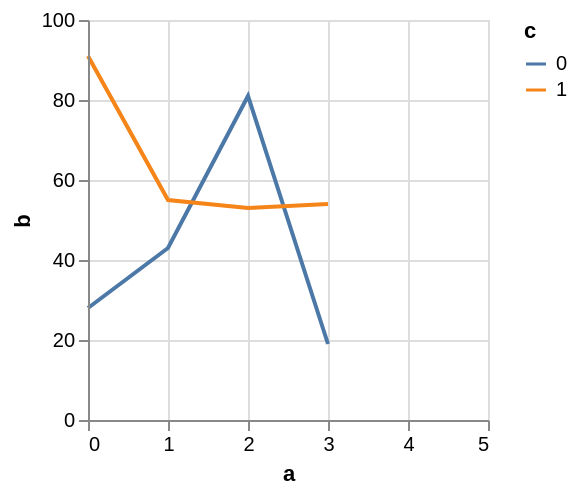

Source (Vega-Lite JSON):
### Vega specification from a JSON file in a GitHub repository (floating-point values rounded to 4 significant figures)
{"$schema": "https://vega.github.io/schema/vega/v5.json", "autosize": "pad", "padding": 5, "width": 200, "height": 200, "style": "cell", "data": [{"name": "source_0", "values": [{"a": 0, "b": 28, "c": 0}, {"a": 0, "b": 91, "c": 1}, {"a": 1, "b": 43, "c": 0}, {"a": 1, "b": 55, "c": 1}, {"a": 2, "b": 81, "c": 0}, {"a": 2, "b": 53, "c": 1}, {"a": 3, "b": 19, "c": 0}]}, {"name": "data_0", "source": "source_0", "transform": [{"type": "impute", "field": "b", "key": "a", "method": "value", "groupby": ["c"], "value": null}, {"type": "window", "as": ["imputed_b_value"], "ops": ["mean"], "fields": ["b"], "frame": [-2, 2], "ignorePeers": false, "groupby": ["c"]}, {"type": "formula", "expr": "datum.b === null ? datum.imputed_b_value : datum.b", "as": "b"}]}], "marks": [{"name": "pathgroup", "type": "group", "from": {"facet": {"name": "faceted_path_main", "data": "data_0", "groupby": ["c"]}}, "encode": {"update": {"width": {"field": {"group": "width"}}, "height": {"field": {"group": "height"}}}}, "marks": [{"name": "marks", "type": "line", "style": ["line"], "sort": {"field": "datum[\"a\"]"}, "from": {"data": "faceted_path_main"}, "encode": {"update": {"stroke": {"scale": "color", "field": "c"}, "tooltip": {"signal": "{\"a\": format(datum[\"a\"], \"\"), \"b\": format(datum[\"b\"], \"\"), \"c\": datum[\"c\"]}"}, "x": {"scale": "x", "field": "a"}, "y": {"scale": "y", "field": "b"}, "defined": {"signal": "datum[\"a\"] !== null && !isNaN(datum[\"a\"]) && datum[\"b\"] !== null && !isNaN(datum[\"b\"])"}}}}]}], "scales": [{"name": "x", "type": "linear", "domain": {"data": "data_0", "field": "a"}, "range": [0, {"signal": "width"}], "nice": 1, "zero": false}, {"name": "y", "type": "linear", "domain": {"data": "data_0", "field": "b"}, "range": [{"signal": "height"}, 0], "nice": true, "zero": true}, {"name": "color", "type": "ordinal", "domain": {"data": "data_0", "field": "c", "sort": true}, "range": "category"}], "axes": [{"scale": "x", "orient": "bottom", "grid": false, "title": "a", "labelFlush": true, "labelOverlap": true, "tickCount": {"signal": "ceil(width/40)"}, "zindex": 1}, {"scale": "x", "orient": "bottom", "gridScale": "y", "grid": true, "tickCount": {"signal": "ceil(width/40)"}, "domain": false, "labels": false, "maxExtent": 0, "minExtent": 0, "ticks": false, "zindex": 0}, {"scale": "y", "orient": "left", "grid": false, "title": "b", "labelOverlap": true, "tickCount": {"signal": "ceil(height/40)"}, "zindex": 1}, {"scale": "y", "orient": "left", "gridScale": "x", "grid": true, "tickCount": {"signal": "ceil(height/40)"}, "domain": false, "labels": false, "maxExtent": 0, "minExtent": 0, "ticks": false, "zindex": 0}], "legends": [{"stroke": "color", "gradientLength": {"signal": "clamp(height, 64, 200)"}, "symbolType": "stroke", "title": "c"}]}
